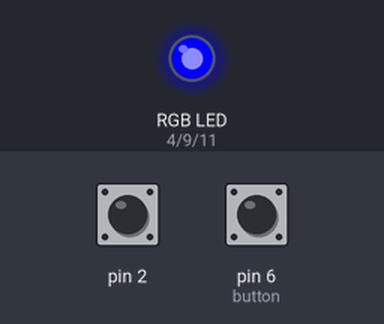
Bench run of a sketch on a simulated Arduino Uno, built with avr-gcc and run on an emulated ATmega328P. On the bench: an RGB LED mixed from three pins (HIGH = lit). The inputs (shaded band) are chosen by the test bench; at power-on: pin 2 HIGH, pin 6 (button) HIGH.

Above: at 1.2 s.
1.3 s: pin 2 pulled LOW for 0.15 s
At 1.37 s:
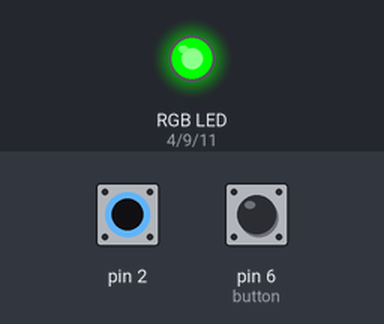
2.9 s: pin 2 pulled LOW for 3.2 s
At 6.8 s:
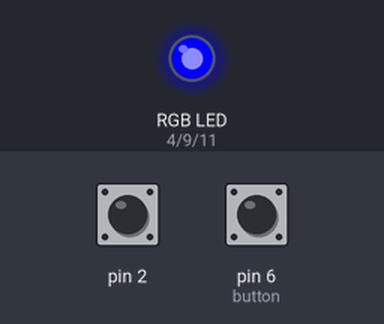
7.6 s: pin 6 (button) pulled LOW for 3.2 s
At 8.0 s:
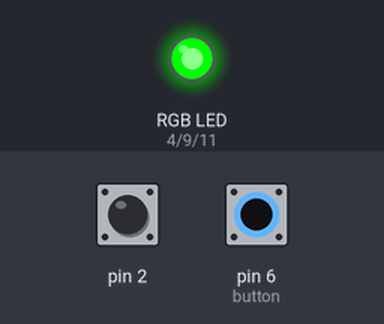
12.3 s: pin 2 driven LOW and pin 6 (button) driven LOW
At 12.7 s:
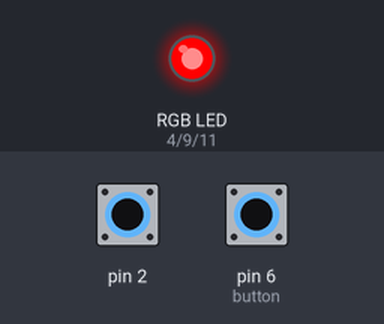
Timing chart, 0 to 14.8 s (numbered marks = the images above; inputs shaded):
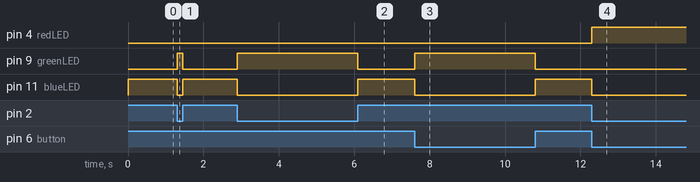

Measured:
- after the input at 1.3 s, pin 9 (greenLED): LOW → HIGH at once, → LOW 0.15 s later; pin 11 (blueLED): HIGH → LOW at once, → HIGH 0.15 s later
- after the input at 2.9 s, pin 9 (greenLED): LOW → HIGH at once, → LOW 3.2 s later; pin 11 (blueLED): HIGH → LOW at once, → HIGH 3.2 s later
- after the input at 7.6 s, pin 9 (greenLED): LOW → HIGH at once, → LOW 3.2 s later; pin 11 (blueLED): HIGH → LOW at once, → HIGH 3.2 s later
- after the input at 12.3 s, pin 4 (redLED): LOW → HIGH at once; pin 11 (blueLED): HIGH → LOW at once

The sketch:

CCF_LED_Ball_Switch_Button.ino
```cpp
// Attempt to combine RGB LED principles and Ball Switch

// Each color LED refers to that color component of the RGB LED
const int redLED = 4;
const int greenLED = 9;
const int blueLED = 11;

// Button
int button = 6;

byte leds = 0;

void setup()
{
  pinMode(redLED, OUTPUT);
  pinMode(greenLED, OUTPUT);
  pinMode(blueLED, OUTPUT);
  pinMode(button, INPUT);
  pinMode(2, INPUT);
  digitalWrite(2, HIGH);
}

void loop()
{
  int digitalValue = digitalRead(2);

  if (digitalRead(button) == LOW)
  {
    if (digitalValue == HIGH)
    {
      digitalWrite(redLED, LOW);
      digitalWrite(greenLED, HIGH);
      digitalWrite(blueLED, LOW);
      }
      else
      {
        digitalWrite(redLED, HIGH);
        digitalWrite(greenLED, LOW);
        digitalWrite(blueLED, LOW);
        }
    }
    else
    {
      if (digitalValue == HIGH)
      {
        digitalWrite(redLED, LOW);
        digitalWrite(greenLED, LOW);
        digitalWrite(blueLED, HIGH);
        }
        else
        {
          digitalWrite(redLED, LOW);
          digitalWrite(greenLED, HIGH);
          digitalWrite(blueLED, LOW);
          }
      }
  }
```
